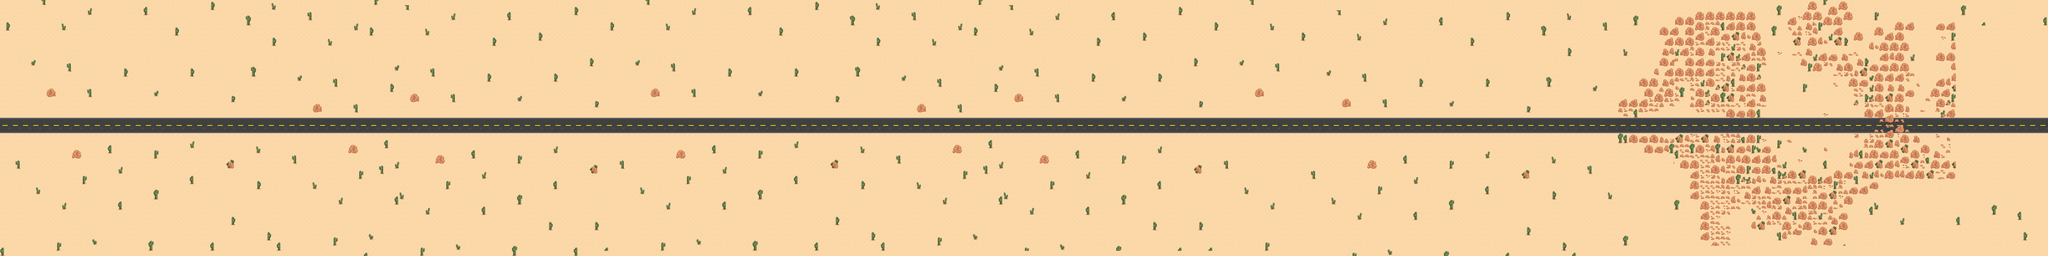

Rendered tile map (Tiled .tmx) drawn with the repository's tilesets; below, a short description and the map source with its tile grids summarised:
An orthogonal 400x50 tile map with 16x16 px tiles, 2 tile layers (sandAndRoad, cactusesAndRocks) and 4 objects (Camera, Car, CutScene, Sprite).

<map version="1.2" tiledversion="1.2.4" orientation="orthogonal" renderorder="left-up" width="400" height="50" tilewidth="16" tileheight="16" infinite="0" nextlayerid="22" nextobjectid="88">
 <tileset firstgid="1" name="tileset" tilewidth="16" tileheight="16" tilecount="1024" columns="32">
  <image source="../../resources/textures/map/tileset.png" width="512" height="512" />
 </tileset>
 <layer id="20" name="sandAndRoad" width="400" height="50">
  <data>[20000 cells, 20000 non-empty, 8 distinct tile ids]</data>
 </layer>
 <layer id="21" name="cactusesAndRocks" width="400" height="50">
  <data>[20000 cells, 2130 non-empty, 66 distinct tile ids]</data>
 </layer>
 <objectgroup id="19" name="gameObjects">
  <object id="1" type="Camera" x="2.1212" y="199.636" width="640" height="360">
   <properties>
    <property name="isValid" type="bool" value="true" />
   </properties>
  </object>
  <object id="2" name="Player's car" type="Car" x="320.5" y="384.894">
   <properties>
    <property name="acceleration" type="float" value="16" />
    <property name="directionX" type="float" value="1" />
    <property name="slowingDown" type="float" value="150" />
    <property name="velocity" type="float" value="120" />
   </properties>
   <point />
  </object>
  <object id="3" name="startGameCutScene" type="CutScene" x="317.333" y="279.061">
   <properties>
    <property name="isStartingCutSceneOnThisMap" type="bool" value="true" />
    <property name="name" value="startGameCutScene" />
   </properties>
   <point />
  </object>
  <object id="87" type="Sprite" x="5725.84" y="394.735" width="20" height="20">
   <properties>
    <property name="activeTextureRect" type="bool" value="true" />
    <property name="hiddenForRenderer" type="bool" value="true" />
    <property name="texturePath" value="textures/characters/playerFullAnimation.png" />
    <property name="textureRectHeight" type="int" value="20" />
    <property name="textureRectTop" type="int" value="20" />
    <property name="textureRectWidth" type="int" value="20" />
    <property name="z" type="float" value="94" />
   </properties>
  </object>
 </objectgroup>
</map>
